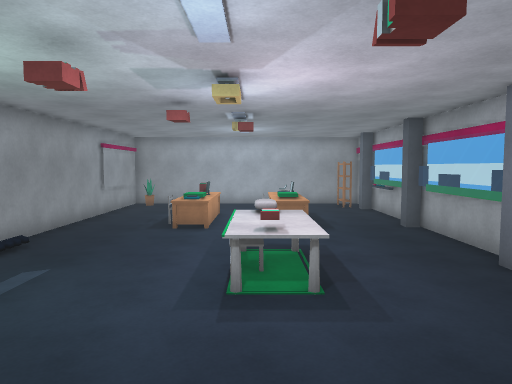
View 1 (above)

13 first-person views from a walk through a Unity game level. The camera is 1.4 m above the floor, tilts 4° down and sees 70° across. The floor is counted in squares, 1 m on a side. Each view is taken from the middle of a square. On the plan, view 1 faces up. The plan holds only what a view shows up to about 16 squares ahead; the rest is blank. The player is left out. Surface patterns are stand-ins for the level's own textures.

View 2
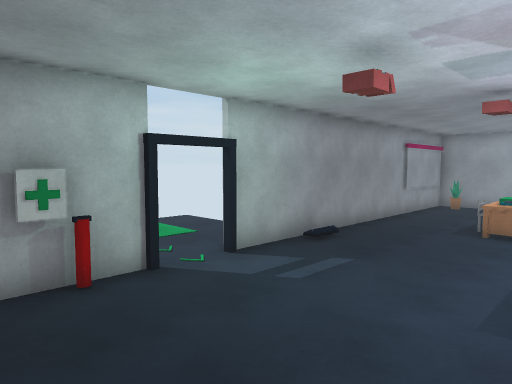

View 3
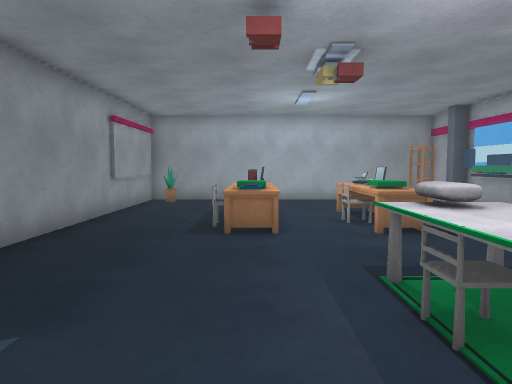

View 4
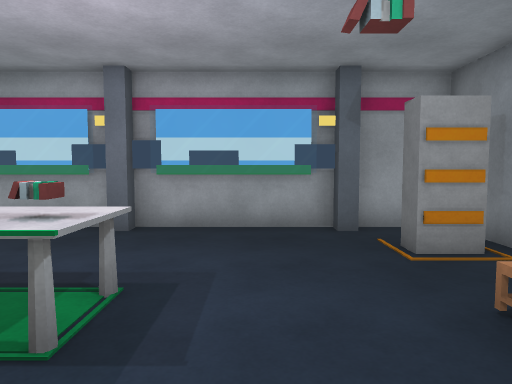

View 5
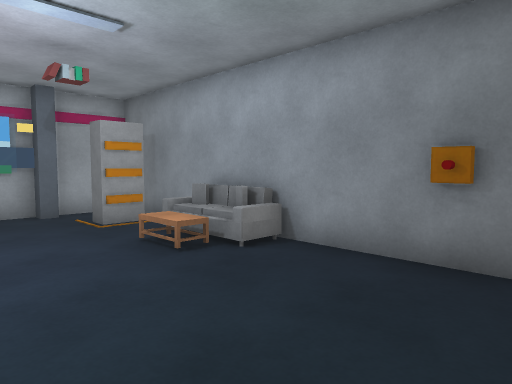

View 6
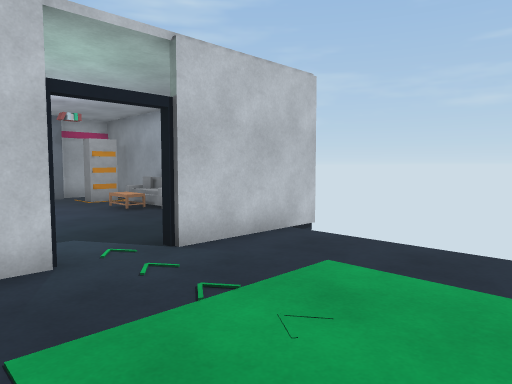

View 7
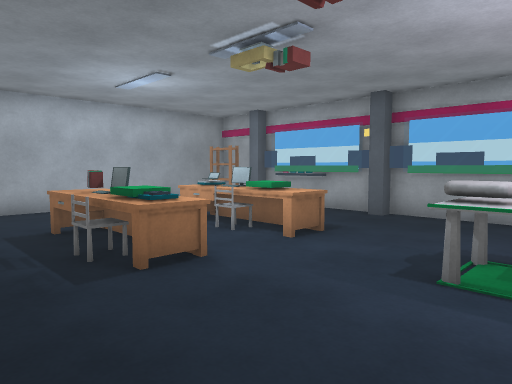

View 8
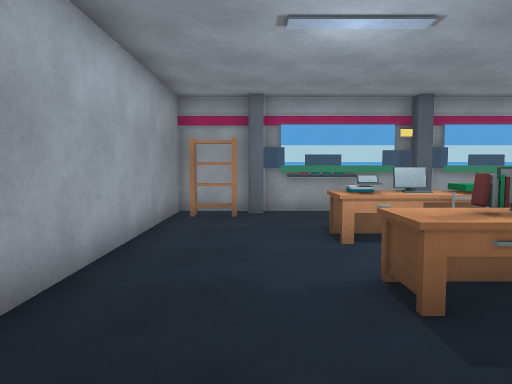

View 9
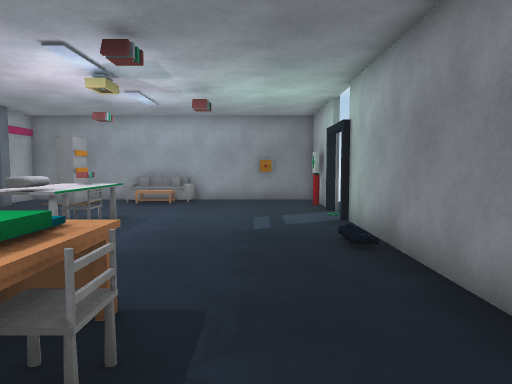

View 10
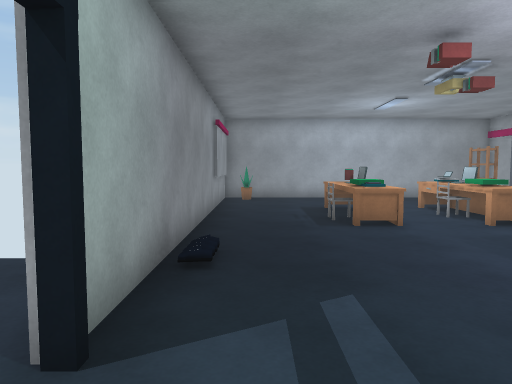

View 11
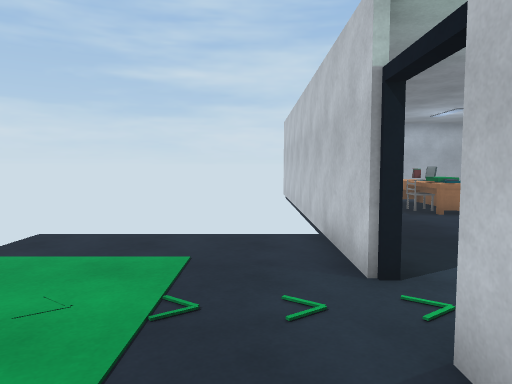

View 12
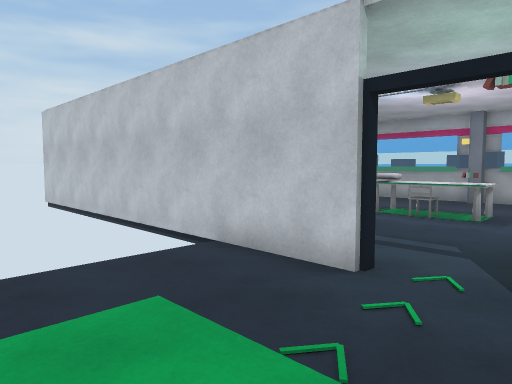

View 13
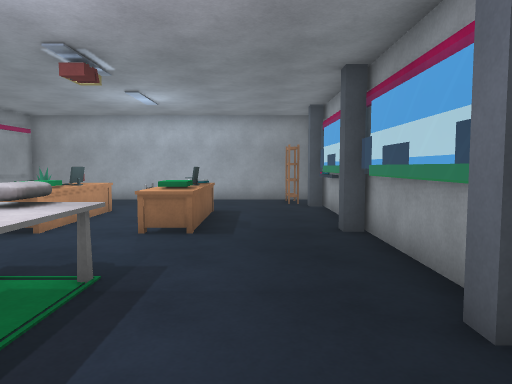

### Floor plan
Points are (right, up) in squares from view 1. A wall is a line through its corners. A room is listed if a view was taken in it or the views show most of it. See-through windows are left out.
Room 1 (views 1, 2, 3, 4, 5, 6, 7, 8, 9, 10, 11, 12, 13)
walls: (-6.1, 5.4) (-6.6, 5.4) (-6.6, 19.5); (-6.4, 3.5) (-6.4, 2.4); (5.2, 7.4) (5.2, 11.6); (5.4, 7.2) (5.4, 11.9); (5.2, 12.4) (5.2, 16.5); (5.4, 12.2) (5.4, 16.8); (-6.4, 1.6) (-6.4, -0.4) (5.4, -0.4) (5.4, 1.6); (5.1, 13.9) (5.1, 16.1); (5.2, 2.5) (5.2, 6.5); (5.4, 2.1) (5.4, 6.9); (-6.6, -0.5) (-6.6, 3.6) (-6.1, 3.6); (5.4, 17.1) (5.4, 19.4) (-6.4, 19.4) (-6.4, 5.5)
objects: other object (-6, 2); other object (-5, 19); other object (-4, 0); other object (-3, 13); other object (-2, 12) to (-2, 13); other object (-2, 14); other object (-2, 15); other object (-1, 0); other object (0, 6); other object (0, 7); other object (0, 8); other object (0, 13); other object (1, 6) to (1, 8); other object (1, 12) to (1, 15); other object (3, 1); other object (4, 18); other object (5, 2); other object (5, 7); other object (5, 12); other object (5, 17)

Where each view was taken, in squares from view 1:
view 1: 0 up, 0 right, facing up
view 2: 0 up, 0 right, facing up-left
view 3: 4 up, 2 left, facing up
view 4: 4 up, 3 left, facing right
view 5: 5 up, 6 left, facing down-right
view 6: 7 up, 12 left, facing down-right
view 7: 7 up, 5 left, facing up-right
view 8: 17 up, 6 left, facing right
view 9: 15 up, 4 left, facing down
view 10: 3 up, 5 left, facing up
view 11: 1 up, 8 left, facing up
view 12: 3 up, 11 left, facing up-right
view 13: 4 up, 3 right, facing up
